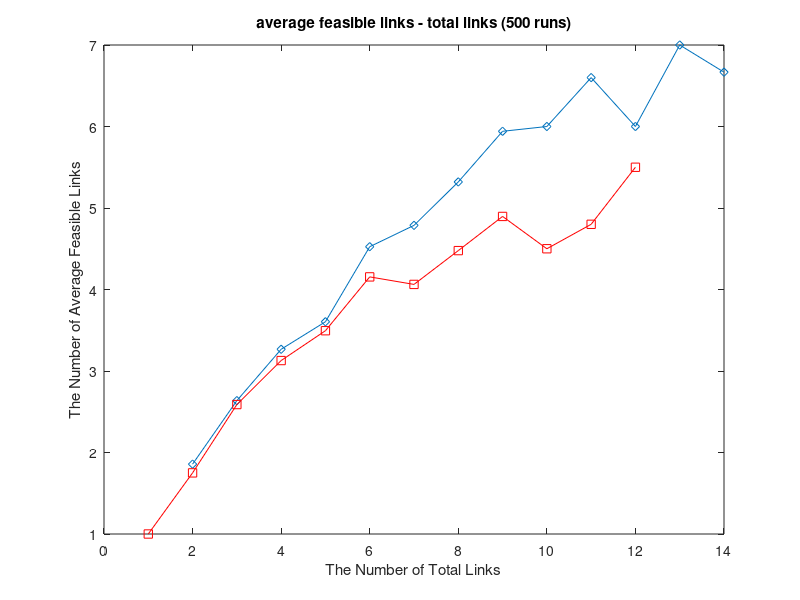

Source code (MATLAB): (Note: this script raises an error after producing the figure.)
close all;
clear all;
clc

load('alg1_500.mat');
load('alg2_500.mat');

% transform time to TTI
time_1 = time_1/0.001;
time_2 = time_2/0.001;

% plot 1, feasible links - active links
plot(x_1, feasible_1, '-d', x_2, feasible_2, '-rs');
title('average feasible links - total links (500 runs)');
xlabel('The Number of Total Links');
ylabel('The Number of Average Feasible Links');
h = legend('Algorithm 1', 'Algorithm 2', 2);
figure;
% plot 2, number of TTI - active links
plot(x_1, time_1, '-d', x_2, time_2, '-rs');
title('average needed TTI - total links (500 runs)');
xlabel('The Number of Total Links');
ylabel('Average Needed TTI');
h = legend('Algorithm 1', 'Algorithm 2', 2);